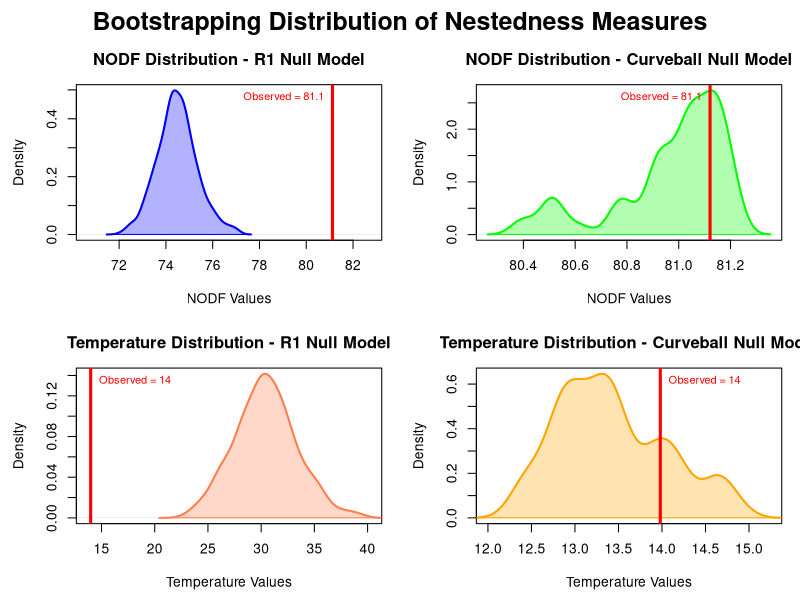

Recreate this plot in R.
#### 1.2. NESTEDNESS ANALYSIS ####

# Adapted from Olivier Morin

# 1.2.0. Loading the data & packages #####

#Packages:
library(tidyverse)
library(vegan) #for our two nestedness meaasures
library(dplyr)
# Ensure bipartite is NOT loaded here to avoid conflicts with vegan.
# It will be loaded later specifically for plotting.


# Define nsimul (number of simulated matrices)
nsimul <- 500

# 1.2.1. Constituting the datasets #######
data_clean <- read.csv("data_clean.csv")

# make prolific ID a numeric
pid_map <- data_clean %>%
  distinct(prolific_pid) %>%
  arrange(prolific_pid) %>%
  mutate(id = row_number())

# Step 2: Join back to original data
data_scored <- data_clean %>%
  left_join(pid_map, by = "prolific_pid") %>%
  relocate(id, .before = 1) %>%
  select(id, q1:q15)

data_scored <- data_scored %>%
  pivot_longer(
    cols = starts_with("q"),
    names_to = "question",
    values_to = "answer"
  )

# to do scoring, create a df of correct answers, join dfs,
correct_answers <- data.frame(
  question = c("q1", "q2", "q3", "q4", "q5", "q6", "q7", "q8", "q9", "q10", "q11", "q12", "q13", "q14", "q15"),
  correct = c(60, 91, 820, 102, 1209, 5917, 4906, 11240, 930,
              16100, 2370000, 563240, 1528, 92575, 9543306)
)

data_scored <- data_scored %>%
  left_join(correct_answers, by = "question")

data_scored <- data_scored %>%
  mutate(score = if_else(answer == correct, 1, 0))

# I need to make sure that my data is a binary numeric matrix - this will be crucial later to build the simulated matrices
data_nesting <- data_scored %>%
  select(id,question,score) %>%
  pivot_wider(names_from = question, values_from = score)

data_nesting <- data_nesting %>% select(!id) %>% as.matrix()
data_nesting <- apply(data_nesting, 2, as.integer) # Ensure all values are integers (0 or 1)

# 1.2.2. Measuring nestedness ####

# Define single observed NODF value and Temperature value for consistent display
# These are calculated once directly from the data_nesting matrix.
observed_nodf_value <- nestednodf(data_nesting)$statistic['NODF']
observed_temperature_value <- nestedtemp(data_nesting)$statistic


# 1.2.4. Bootstrapping analysis ####

#Are nestedness measures higher / lower than the simulated baselines?
#Some reminders:
# *Low* temperature indicates *high* nestedness, whereas high nodf => high nestedness
# Let alpha be 0.005
# It's not abnormal for a bootstrapped p value to reach exactly 0.
# oecosimu automates the same process as the manual bootstrapping carried out in Dubourg et al., 2025

set.seed(123)

result_nodf_r1 <- oecosimu(data_nesting, nestednodf, "r1", nsimul = nsimul)
result_nodf_curveball <- oecosimu(data_nesting, nestednodf, "curveball", nsimul = nsimul)
result_temp_r1 <- oecosimu(data_nesting, nestedtemp, "r1", nsimul = nsimul)
result_temp_curveball <- oecosimu(data_nesting, nestedtemp, "curveball", nsimul = nsimul)


# Create plots
png("nestedness_density_plots.png", width = 12, height = 8, units = "in", res = 300)
# Set up a 2x2 plotting area, with adjusted margins for titles and labels
par(mfrow = c(2, 2), mar = c(4.5, 4.5, 3, 1) + 0.1, oma = c(0,0,2,0)) # oma for overall title

# 1. NODF - R1 (Density)
nodf_r1_simulated_values <- result_nodf_r1$oecosimu$simulated[3,] # Access the NODF value
plot(density(nodf_r1_simulated_values),
     main = "NODF Distribution - R1 Null Model",
     xlab = "NODF Values",
     ylab = "Density",
     col = "blue", lwd = 2,
     # Ensure x-axis range includes observed value, extended slightly
     xlim = range(c(nodf_r1_simulated_values, observed_nodf_value)) * c(0.98, 1.02)
)
polygon(density(nodf_r1_simulated_values),
        col = rgb(0, 0, 1, 0.3), border = "blue")
abline(v = observed_nodf_value, # Use the single consistent value
       col = "red", lwd = 3, lty = 1)
# Add label for observed value, adjust position as needed
text(x = observed_nodf_value,
     y = max(density(nodf_r1_simulated_values)$y) * 0.95, # Place label near the peak
     labels = paste0("Observed = ", round(observed_nodf_value, 1)), # Rounded for display
     col = "red", pos = 2, cex = 0.8) # pos=4 for right of point

# 2. NODF - Curveball (Density)
nodf_curveball_simulated_values <- result_nodf_curveball$oecosimu$simulated[3,] # Access the NODF value
plot(density(nodf_curveball_simulated_values),
     main = "NODF Distribution - Curveball Null Model",
     xlab = "NODF Values",
     ylab = "Density",
     col = "green", lwd = 2,
)
polygon(density(nodf_curveball_simulated_values),
        col = rgb(0, 1, 0, 0.3), border = "green")
abline(v = observed_nodf_value, # Use the single consistent value
       col = "red", lwd = 3, lty = 1)
# Add label for observed value, adjust position as needed
text(x = observed_nodf_value,
     y = max(density(nodf_curveball_simulated_values)$y) * 0.95, # Place label near the peak
     labels = paste0("Observed = ", round(observed_nodf_value, 1)), # Rounded for display
     col = "red", pos = 2, cex = 0.8)


# 3. Temperature - R1 (Density)
temp_r1_simulated_values <- result_temp_r1$oecosimu$simulated
plot(density(temp_r1_simulated_values),
     main = "Temperature Distribution - R1 Null Model",
     xlab = "Temperature Values",
     ylab = "Density",
     col = "coral", lwd = 2,
     # Ensure x-axis range includes observed value, extended slightly
     xlim = range(c(temp_r1_simulated_values, observed_temperature_value)) * c(0.98, 1.02)
)
polygon(density(temp_r1_simulated_values),
        col = rgb(1, 0.5, 0.3, 0.3), border = "coral")
abline(v = observed_temperature_value, # Use the single consistent value
       col = "red", lwd = 3, lty = 1)
# Add label for observed value, adjust position as needed
text(x = observed_temperature_value,
     y = max(density(temp_r1_simulated_values)$y) * 0.95, # Place label near the peak
     labels = paste0("Observed = ", round(observed_temperature_value, 1)), # Rounded for display
     col = "red", pos = 4, cex = 0.8) # pos=2 for left of point, as lower temp is more nested

# 4. Temperature - Curveball (Density)
temp_curveball_simulated_values <- result_temp_curveball$oecosimu$simulated
plot(density(temp_curveball_simulated_values),
     main = "Temperature Distribution - Curveball Null Model",
     xlab = "Temperature Values",
     ylab = "Density",
     col = "orange", lwd = 2,
     # Ensure x-axis range includes observed value, extended slightly
     xlim = range(c(temp_curveball_simulated_values, observed_temperature_value)) * c(0.98, 1.02)
)
polygon(density(temp_curveball_simulated_values),
        col = rgb(1, 0.65, 0, 0.3), border = "orange")
abline(v = observed_temperature_value, # Use the single consistent value
       col = "red", lwd = 3, lty = 1)
# Add label for observed value, adjust position as needed
text(x = observed_temperature_value,
     y = max(density(temp_curveball_simulated_values)$y) * 0.95, # Place label near the peak
     labels = paste0("Observed = ", round(observed_temperature_value, 1)), # Rounded for display
     col = "red", pos = 4, cex = 0.8) # pos=2 for left of point

mtext("Bootstrapping Distribution of Nestedness Measures", side = 3, line = 0, outer = TRUE, cex = 1.5, font = 2)

dev.off()
par(mfrow=c(1,1)) # Reset par to default


# Create the summary data frame for easier export
nestedness_summary_df <- data.frame(
  Measure = c("NODF", "Temperature"),
  Observed = c(observed_nodf_value, observed_temperature_value), # Use the single consistent values
  Mean_Sim_R1 = c(mean(result_nodf_r1$oecosimu$simulated[3,]), mean(result_temp_r1$oecosimu$simulated)),
  SD_Sim_R1 = c(sd(result_nodf_r1$oecosimu$simulated[3,]), sd(result_temp_r1$oecosimu$simulated)), # Added SD
  Z_score_R1 = c(result_nodf_r1$oecosimu$z[3], result_temp_r1$oecosimu$z), # Added Z-score
  p_value_R1 = c(result_nodf_r1$oecosimu$pval[3], result_temp_r1$oecosimu$pval),
  Mean_Sim_Curveball = c(mean(result_nodf_curveball$oecosimu$simulated[3,]), mean(result_temp_curveball$oecosimu$simulated)),
  SD_Sim_Curveball = c(sd(result_nodf_curveball$oecosimu$simulated[3,]), sd(result_temp_curveball$oecosimu$simulated)), # Added SD
  Z_score_Curveball = c(result_nodf_curveball$oecosimu$z[3], result_temp_curveball$oecosimu$z), # Added Z-score
  p_value_Curveball = c(result_nodf_curveball$oecosimu$pval[3], result_temp_curveball$oecosimu$pval)
)

# Print a neat summary table to console
cat("\n=== NESTEDNESS ANALYSIS SUMMARY ===\n")
# Using format() for consistent decimal places and alignment
print(format(nestedness_summary_df, digits = 3, nsmall = 3, justify = "left"), row.names = FALSE, quote = FALSE)
cat("\nNote: Lower temperature indicates higher nestedness.\n")
cat("      For Z-scores, positive values for NODF and negative for Temperature indicate greater nestedness than random.\n")


# Export summary table as a CSV file
write.csv(nestedness_summary_df, "nestedness_stats.csv", row.names = FALSE)
cat("\nSummary statistics exported to 'nestedness_stats.csv'\n")
